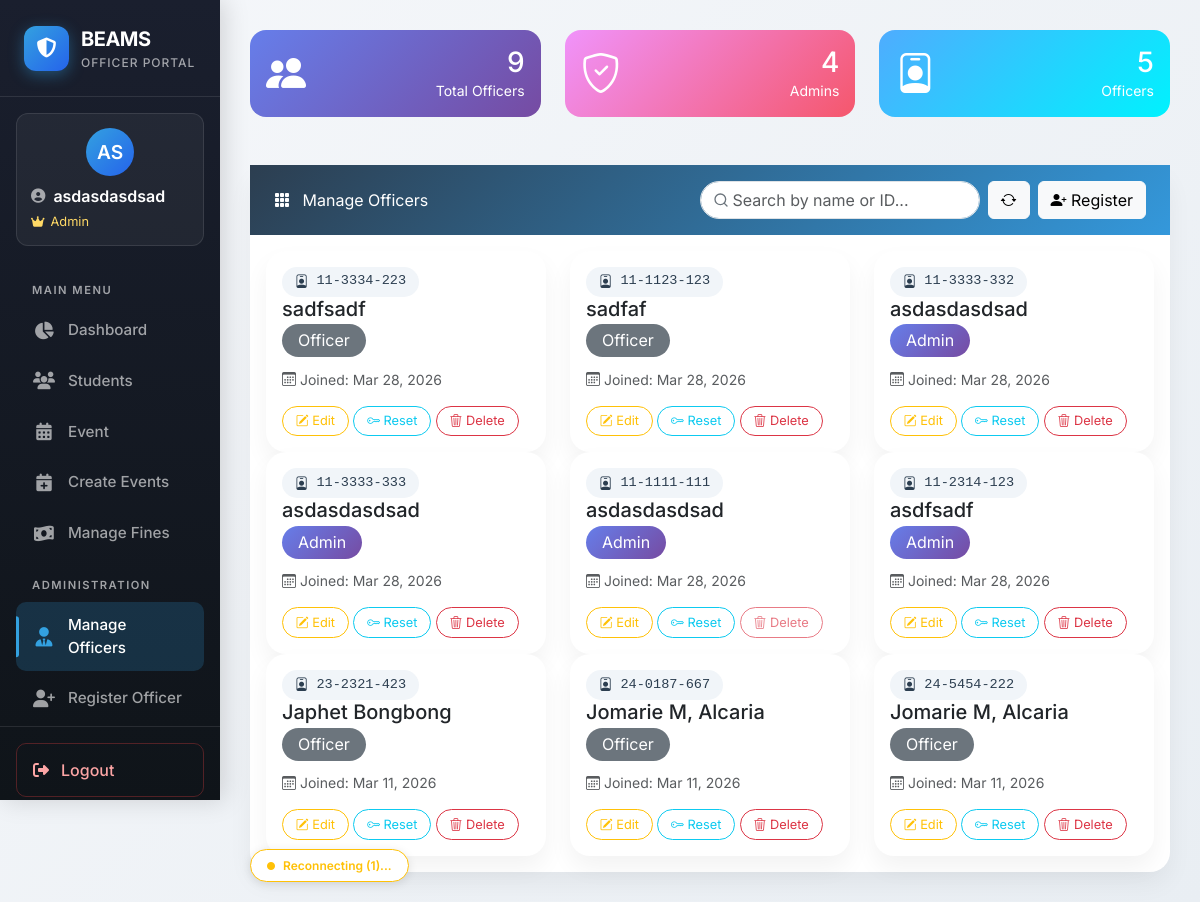
Before: /views/officerpage/manage_officer.php (signed in) with the older database file.
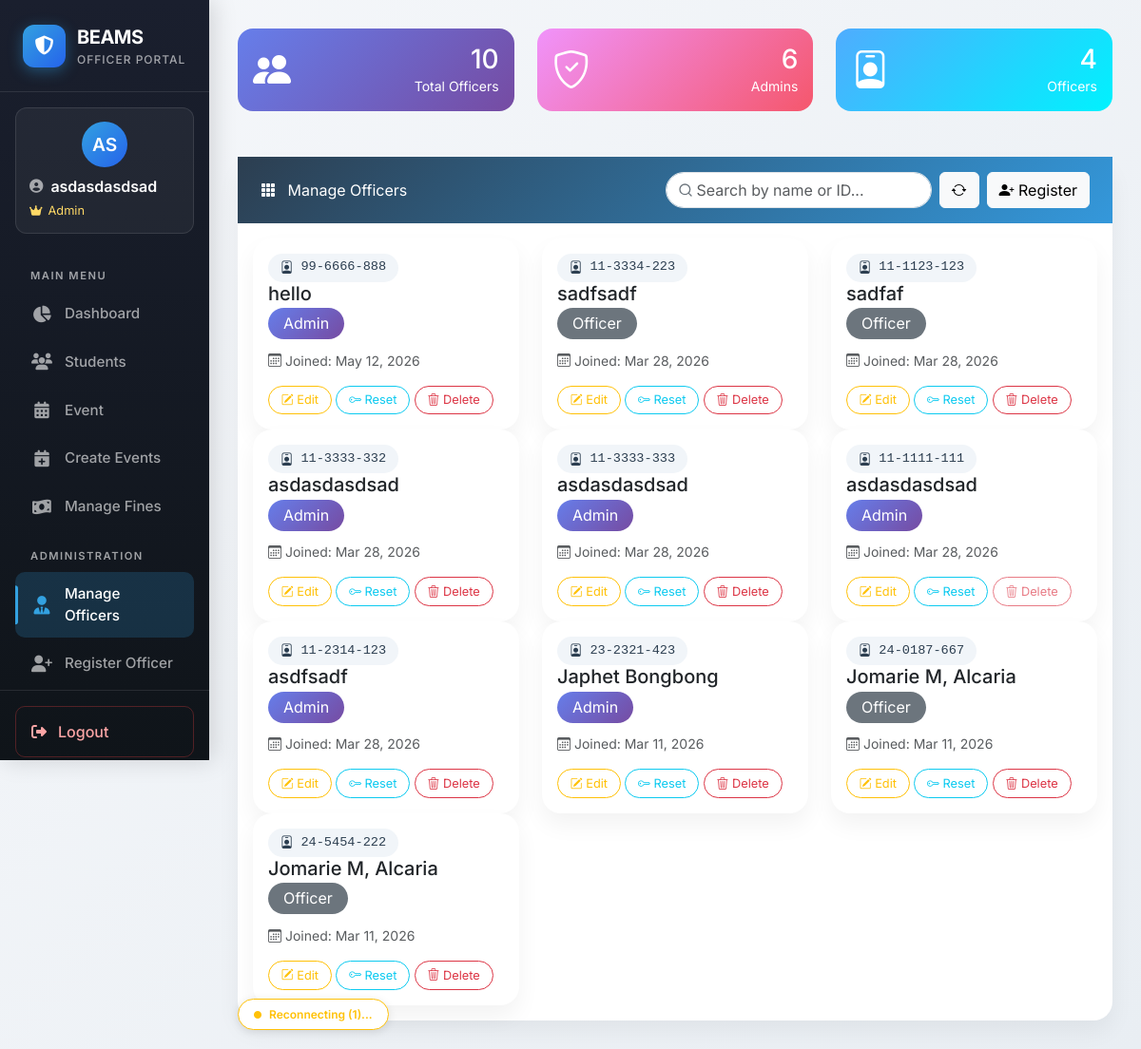
After: the same page with the newer database file.
### tables this page shows
CREATE TABLE `officers` (
  `officer_id` varchar(11) NOT NULL,
  `full_name` varchar(100) NOT NULL,
  `password` varchar(255) NOT NULL,
  `position` varchar(50) DEFAULT NULL,
  `created_at` timestamp NOT NULL DEFAULT current_timestamp()
);

### views/officerpage/manage_officer.php (the view, shortened to what the changed rows need)
<?php
include __DIR__ . '/../sidebar/officer_sidebar.php';
$result = $conn->query("SELECT officer_id, full_name, position, created_at FROM officers ORDER BY created_at DESC");
$officers = $result->fetch_all(MYSQLI_ASSOC);
$totalOfficers = count($officers);
$adminCount = count(array_filter($officers, fn($o) => $o['position'] === 'Admin'));
$officerCount = $totalOfficers - $adminCount;
?>
<!DOCTYPE html>
<html lang="en">
<head>
    <link href="https://cdn.jsdelivr.net/npm/bootstrap@5.3.2/dist/css/bootstrap.min.css" rel="stylesheet">
    <link rel="stylesheet" href="https://cdn.jsdelivr.net/npm/bootstrap-icons@1.11.3/font/bootstrap-icons.min.css">
</head>
<body>
    <div class="main-contents">
        <div class="row mb-4" id="statsRow">
            <div class="col-md-4">
                <div class="stats-card">
                    <div class="d-flex justify-content-between align-items-center">
                        <div class="text-end">
                            <h3 class="mb-0" id="totalOfficers"><?= $totalOfficers ?></h3>
                            <small>Total Officers</small>
                        </div>
                    </div>
                </div>
            </div>
            <div class="col-md-4">
                <div class="stats-card" style="background: linear-gradient(135deg, #f093fb 0%, #f5576c 100%);">
                    <div class="d-flex justify-content-between align-items-center">
                        <div class="text-end">
                            <h3 class="mb-0" id="adminCount"><?= $adminCount ?></h3>
                            <small>Admins</small>
                        </div>
                    </div>
                </div>
            </div>
            <div class="col-md-4">
                <div class="stats-card" style="background: linear-gradient(135deg, #4facfe 0%, #00f2fe 100%);">
                    <div class="d-flex justify-content-between align-items-center">
                        <div class="text-end">
                            <h3 class="mb-0" id="officerCount"><?= $officerCount ?></h3>
                            <small>Officers</small>
                        </div>
                    </div>
                </div>
            </div>
        </div>
        <div class="card">
            <div class="card-body">
                <div class="row" id="officersContainer">
                    <?php if (empty($officers)): ?>
                    <div class="col-12">
                        <div class="empty-state text-center p-5">
                            <i class="bi bi-inbox fs-1"></i>
                            <p class="mt-2">No officers found.</p>
                        </div>
                    </div>
                    <?php else: ?>
                    <?php foreach ($officers as $officer): ?>
                    <div class="col-lg-4 col-md-6 officer-card"
                        data-id="<?= htmlspecialchars($officer['officer_id']) ?>"
                        data-name="<?= htmlspecialchars($officer['full_name']) ?>"
                        data-position="<?= htmlspecialchars($officer['position']) ?>">
                        <div class="card h-100">
                            <div class="card-body">
                                <div class="officer-id">
                                    <i class="bi bi-person-badge"></i> <?= htmlspecialchars($officer['officer_id']) ?>
                                </div>
                                <h5 class="card-title"><?= htmlspecialchars($officer['full_name']) ?></h5>
                                <p class="card-text">
                                    <span
                                        class="<?= $officer['position'] === 'Admin' ? 'badge-admin' : 'badge-officer' ?>">
                                        <?= htmlspecialchars($officer['position']) ?>
                                    </span>
                                </p>
                                <p class="card-text text-muted small">
                                    <i class="bi bi-calendar3"></i> Joined:
                                    <?= date('M d, Y', strtotime($officer['created_at'])) ?>
                                </p>
                                <div class="action-buttons mt-3">
                                    <button class="btn btn-outline-warning btn-sm edit-btn"
                                        data-id="<?= htmlspecialchars($officer['officer_id']) ?>"
                                        data-name="<?= htmlspecialchars($officer['full_name']) ?>"
                                        data-position="<?= htmlspecialchars($officer['position']) ?>">
                                        <i class="bi bi-pencil-square"></i> Edit
                                    </button>
                                    <button class="btn btn-outline-info btn-sm reset-pwd-btn"
                                        data-id="<?= htmlspecialchars($officer['officer_id']) ?>"
                                        data-name="<?= htmlspecialchars($officer['full_name']) ?>">
                                        <i class="bi bi-key"></i> Reset
                                    </button>
                                    <button class="btn btn-outline-danger btn-sm delete-btn"
                                        data-id="<?= htmlspecialchars($officer['officer_id']) ?>"
                                        data-name="<?= htmlspecialchars($officer['full_name']) ?>"
                                        <?= $officer['officer_id'] === $_SESSION['officer_id'] ? 'disabled' : '' ?>>
                                        <i class="bi bi-trash3"></i> Delete
                                    </button>
                                </div>
                            </div>
                        </div>
                    </div>
                    <?php endforeach; ?>
                    <?php endif; ?>
                </div>
            </div>
        </div>
    </div>
</body>
</html>

Changed rows visible on the page:
added officers: officer_id "99-6666-888", full_name "hello", position "Admin", created_at "May 12, 2026"
changed officers "Japhet Bongbong": position "Officer" → "Admin"
Other visible differences:
$totalOfficers: "9" → "10"
$adminCount: "4" → "6"
$officerCount: "5" → "4"
